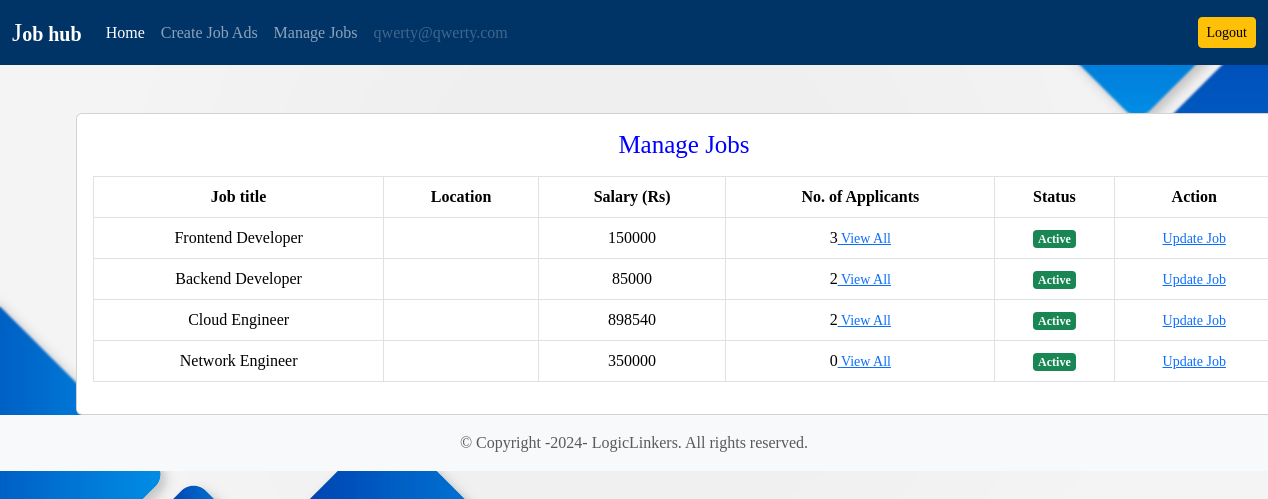
The page /job/manage-jobs/ (signed in) on the database its author committed.
### users/models.py (models this page shows)
class User(AbstractUser):
    email = models.EmailField(unique=True)
    is_recruiter = models.BooleanField(default=False)
    is_applicant = models.BooleanField(default=False)
    has_resume = models.BooleanField(default=False)
    has_company = models.BooleanField(default=False)

### job/models.py (models this page shows, shortened)
class Job(models.Model):
   job_type_choices = (
    ('Remote', 'Remote'),
    ('Onsite', 'Onsite'),
    ('Hybrid', 'Hybrid')
   )
   user = models.ForeignKey(User, on_delete=models.CASCADE)
   company = models.ForeignKey(Company, on_delete=models.CASCADE)
   title = models.CharField(max_length=100)
   city = models.CharField(max_length=100)
   salary = models.PositiveIntegerField(default=35000)
   requirements = models.TextField()
   ideal_candidate = models.TextField()
   is_available = models.BooleanField(default=True)
   timestamp = models.DateTimeField(auto_now_add=True)
   industry = models.ForeignKey(Industry, on_delete=models.DO_NOTHING, null=True, blank=True)
   state = models.ForeignKey(State, on_delete=models.DO_NOTHING, null=True, blank=True)
   job_type = models.CharField(max_length=20, choices=job_type_choices, null=True, blank=True)

### job/views.py (the view)
# urls.py: path('manage-jobs/', views.manage_jobs, name='manage-jobs'),
def manage_jobs(request):
   jobs = Job.objects.filter(user=request.user, company=request.user.company)
   context = {'jobs':jobs}
   return render(request, 'job/manage_jobs.html', context)

### templates/job/manage_jobs.html (shortened to what this page needs)
{% extends 'base.html' %}
{% block content %}
<div class="card mx-auto" style="width: 76rem;">
   <div class="card-body">
      <h5 class="card-title mb-3" style="color: blue; font-size: 25px;">Manage Jobs</h5>
     <table class="table table-bordered">
         <thead>
             <tr>
                 <th scope="col">Job title</th>
                 <th scope="col">Location</th>
                 <th scope="col">Salary (Rs)</th>
                 <th scope="col">No. of Applicants</th>
                 <th scope="col">Status</th>
                 <th scope="col">Action</th>
             </tr>
         </thead>
         <tbody>
             {% for job in jobs %}
             <tr>
                 <td>{{ job.title }}</td>
                 <td>{{ job.location }}</td>
                 <td>{{ job.salary }}</td>
                 <td>{{ job.applyjob_set.all.count }}<a href="{% url 'all-applicants' job.pk %}"><small> View All</small></a></td>
                 {% if job.is_available %}
                 <td><span class="badge bg-success">Active</span></td>
                 {% else %}
                 <td><span class="badge bg-warning">Not Active</span></td>
                 {% endif %}
                 <td><a href="{% url 'update-job' job.pk %}"><small>Update Job</small></a></td>
             </tr>
             {% endfor %}
         </tbody>
     </table>
   </div>
</div>
{% endblock content %}

### templates/base.html (shortened to what this page needs)
{% load static %}
<!DOCTYPE html>
<html lang="en">
<head>
    <link href="https://cdn.jsdelivr.net/npm/bootstrap@5.3.2/dist/css/bootstrap.min.css" rel="stylesheet">
    <link rel="stylesheet" type="text/css" href="{% static 'dashboard/css/style.css' %}">
</head>
<body>
  <nav class="navbar navbar-expand-lg navbar-dark custom-bg-darkblue">
        <div class="container-fluid">
        <a class="navbar-brand" href="{% url 'home' %}" style="display: inline-block;">
            <span class="larger-letter">J</span><span class="jobhub-text">ob hub</span>
        </a>
          <div class="collapse navbar-collapse" id="navbarSupportedContent">
            {% if request.user.is_authenticated %}
            {% if request.user.is_applicant %}
            <ul class="navbar-nav me-auto mb-2 mb-lg-0">
              <li class="nav-item">
                <a class="nav-link active" aria-current="page" href="{% url 'home' %}">Home</a>
              </li>
              {% if request.user.has_resume %}
              <li class="nav-item">
                <a class="nav-link" href="{% url 'job-listing' %}">Apply to Jobs</a>
              </li>
              <li class="nav-item">
                <a class="nav-link" aria-current="page" href="{% url 'applied-jobs' %}">Manage Job Applications</a>
              </li>
              {% else %}
              <li class="nav-item">
                <a class="nav-link" href="{% url 'update-resume' %}">Create Resume</a>
              </li>
              {% endif %}
              <li class="nav-item">
                <a class="nav-link disabled" href="#" tabindex="-1" aria-disabled="true">{{request.user.email}}</a>
              </li>
            </ul>
            <a href="{% url 'logout' %}" class="btn btn-warning btn-sm">Logout</a>
            {% elif request.user.is_recruiter %}
            <ul class="navbar-nav me-auto mb-2 mb-lg-0">
              <li class="nav-item">
                <a class="nav-link active" aria-current="page" href="{% url 'home' %}">Home</a>
              </li>
              {% if request.user.has_company %}
              <li class="nav-item">
                <a class="nav-link" href="{%  url 'create-job' %}">Create Job Ads</a>
              </li>
              <li class="nav-item">
                <a class="nav-link" href="{%  url 'manage-jobs' %}">Manage Jobs</a>
              </li>
              {% else %}
              <li class="nav-item">
                <a class="nav-link" href="{% url 'update-company' %}">Create Company</a>
              </li>
              {% endif %}
              <li class="nav-item">
                <a class="nav-link disabled" href="#" tabindex="-1" aria-disabled="true">{{request.user.email}}</a>
              </li>
            </ul>
            <a href="{% url 'logout' %}" class="btn btn-warning btn-sm">Logout</a>
            {% endif %}
            {% endif %}
          </div>
        </div>
      </nav>
      <div class="container mt-5">
        {% block content %}
        {% endblock content %}
      </div>
    <footer class="footer mt-auto py-3 bg-light">
        <div class="container text-center">
            <span class="text-muted">
              <div class="copyright">
                &copy; Copyright -2024- LogicLinkers. All rights reserved.
            </div>
            </span>
        </div>
    </footer>
</body>
</html>

### dashboard/static/dashboard/css/style.css (style rules this page uses)
body { background-image: url('../images/blue.jpg'); background-size: cover; background-position: center; background-repeat: no-repeat; backdrop-filter: blur(1px); color: rgb(113, 41, 41); text-align: center; font-family: "Times New Roman", Times, serif; }
.custom-bg-darkblue { background-color: #003366; }

### templates/job/manage_jobs.html (style rules this page uses)
.table-bordered { border: 1px solid #dee2e6; border-collapse: collapse; }
.table th, .table td { padding: 8px; vertical-align: top; border-top: 1px solid #dee2e6; }
.badge { display: inline-block; padding: 0.25em 0.4em; font-size: 75%; font-weight: 700; line-height: 1; text-align: center; white-space: nowrap; vertical-align: baseline; border-radius: 0.25rem; }
.bg-success { color: #fff; background-color: #28a745; }

### rows shown on the page
User: user.email "qwerty@qwerty.com"
Job: title "Frontend Developer", salary "150000", applyjob_set.all.count "3", is_available "Active"
Job: title "Backend Developer", salary "85000", applyjob_set.all.count "2", is_available "Active"
Job: title "Cloud Engineer", salary "898540", applyjob_set.all.count "2", is_available "Active"
Job: title "Network Engineer", salary "350000", applyjob_set.all.count "0", is_available "Active"
